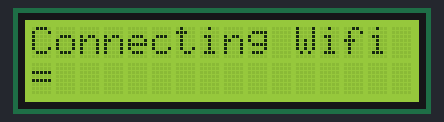
The sketch below on a simulated ESP32. Shown: 16×2 character LCD. WiFi joins after 1.5 s; servers stay silent unless stated; what the sketch prints to the serial monitor is not drawn.

Above: at 0.6 s.
At 1.1 s:
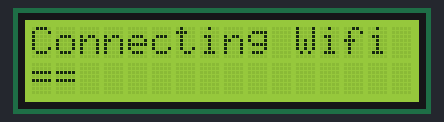
At 1.6 s:
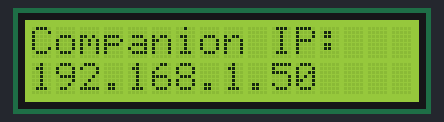

The sketch:

companion.ino
```cpp
#include <WiFi.h>
#include <WebServer.h>
#include "DHT.h"
#include <LiquidCrystal_SR.h>

LiquidCrystal_SR lcd(17,16,21);

// 🔐 WiFi Credentials
const char* ssid = "WIFI_SSID";
const char* password = "WIFI_PASSWORD";

// 🌡️ DHT Setup
#define DHTPIN 19
#define DHTTYPE DHT11

DHT dht(DHTPIN, DHTTYPE);

// 🌐 Web Server
WebServer server(80);

// 📡 Handle /data route
void handleData() {
  float temperature = dht.readTemperature();
  float humidity = dht.readHumidity();

  if (isnan(temperature) || isnan(humidity)) {
    server.sendHeader("Access-Control-Allow-Origin", "*");
    server.send(500, "application/json", "{\"error\":\"Sensor read failed\"}");
    return;
  }

  String json = "{";
  json += "\"temperature\":" + String(temperature) + ",";
  json += "\"humidity\":" + String(humidity);
  json += "}";

  // ✅ ADD THIS LINE
  server.sendHeader("Access-Control-Allow-Origin", "*");

  server.send(200, "application/json", json);
}

// 🟢 Setup
void setup() {
  lcd.begin(16,2);
  lcd.clear();
  Serial.begin(115200);

  dht.begin();

  // Connect WiFi
  WiFi.begin(ssid, password);
  Serial.print("Connecting to WiFi");
  lcd.setCursor(0, 0);
  lcd.print("Connecting Wifi");
  lcd.setCursor(0,1);
  while (WiFi.status() != WL_CONNECTED) {
    delay(500);
    Serial.print(".");
    lcd.print("=");
  }
  lcd.clear();
  Serial.println("\nConnected!");
  Serial.print("IP Address: ");
  Serial.println(WiFi.localIP());
  lcd.setCursor(0,0);
  lcd.print("Companion IP:");
  lcd.setCursor(0,1);
  lcd.print(WiFi.localIP());


  // Routes
  server.on("/data",handleData);

  // Start server
  server.begin();
  Serial.println("Server started");
}

// 🔁 Loop
void loop() {
  server.handleClient();
}
```

Measured:
- what the display in image 0 shows lasts 0.5 s, from 0.6 s to 1.1 s
